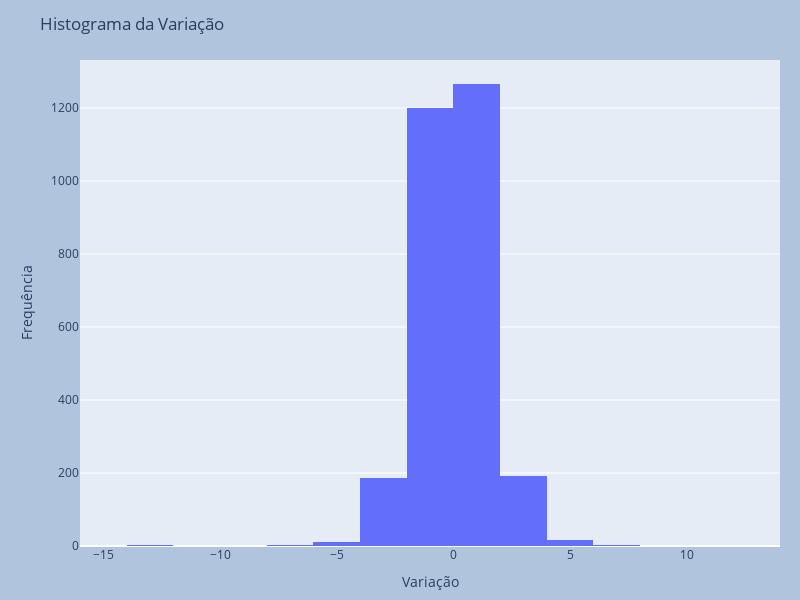

The notebook cell saved with this chart:
### Code cell
fig = px.histogram(df, x = 'variacao', nbins = 20, width = 800, height = 600)

fig.update_layout(
    margin = dict(l = 80, r = 20, t = 60, b = 50),
    paper_bgcolor = 'LightSteelBlue',
    title = 'Histograma da Variação',
    xaxis_title = 'Variação',
    yaxis_title = 'Frequência'
)

fig.show()

### Figure 1 — Plotly figure (JSON) as saved in the notebook; plotly's stock layout.template omitted (floating-point values rounded to 4 significant figures; data arrays with more than 128 entries replaced by an {"elided": "..."} marker saying what was removed)
{"data": [{"alignmentgroup": "True", "bingroup": "x", "hovertemplate": "variacao=%{x}<br>count=%{y}<extra></extra>", "legendgroup": "", "marker": {"color": "#636efa", "pattern": {"shape": ""}}, "name": "", "nbinsx": 20, "offsetgroup": "", "orientation": "v", "showlegend": false, "type": "histogram", "x": {"elided": "2884 float values"}, "xaxis": "x", "yaxis": "y"}], "layout": {"barmode": "relative", "height": 600, "legend": {"tracegroupgap": 0}, "margin": {"b": 50, "l": 80, "r": 20, "t": 60}, "paper_bgcolor": "LightSteelBlue", "title": {"text": "Histograma da Variação"}, "width": 800, "xaxis": {"anchor": "y", "domain": [0, 1], "title": {"text": "Variação"}}, "yaxis": {"anchor": "x", "domain": [0, 1], "title": {"text": "Frequência"}}}}
